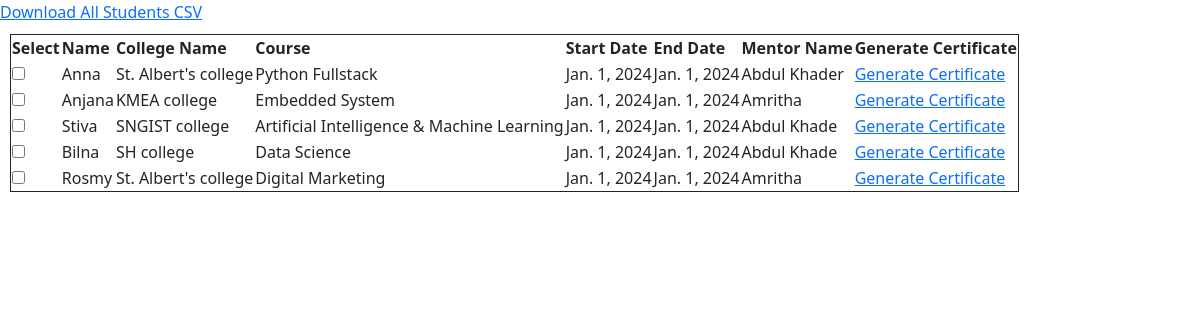
The app's page /display-student/ (signed in) with its own data.
### certificate_app/models.py (models this page shows)
class Student(models.Model):
    name = models.CharField(max_length=255, blank=True, default='')
    college_name = models.CharField(max_length=255, blank=True, default='')
    COURSE_CHOICES = [
        ('embedded system', 'Embedded System'),
        ('python fullstack', 'Python Fullstack'),
        ('AI & ML', 'Artificial Intelligence & Machine Learning'),
        ('data science', 'Data Science'),
        ('digital marketing', 'Digital Marketing')
    ]
    course = models.CharField(max_length=100, choices=COURSE_CHOICES, blank=True, default='')
    start_date = models.DateField(default=timezone.now)
    end_date = models.DateField(default=timezone.now)
    mentor_name = models.CharField(max_length=255, blank=True, default='')

### certificate_app/views.py (the view)
# urls.py: path('display-student/', views.display_students, name='display_students'),
@login_required(login_url='login/')
def display_students(request):
    students = Student.objects.all()
    return render(request, 'display_students.html', {'students': students})

### templates/display_students.html
{% extends 'base.html' %}
{% block body %}
<a href="{% url 'download_students_csv' %}">Download All Students CSV</a>
<table border="1">
    <thead>
        <tr>
            <th>Select</th>
            <th>Name</th>
            <th>College Name</th>
            <th>Course</th>
            <th>Start Date</th>
            <th>End Date</th>
            <th>Mentor Name</th>
            <th>Generate Certificate</th>
        </tr>
    </thead>
    <tbody>
        {% for student in students %}
        <tr>
            <td><input type="checkbox" name="selected_students" value="{{ student.id }}"></td>
            <td>{{ student.name }}</td>
            <td>{{ student.college_name }}</td>
            <td>{{ student.course }}</td>
            <td>{{ student.start_date }}</td>
            <td>{{ student.end_date }}</td>
            <td>{{ student.mentor_name }}</td>
            <td><a href="{% url 'render_pdf' student.id %}">Generate Certificate</a></td>
        </tr>
        {% endfor %}
    </tbody>
</table>
{% endblock %}

### static/css/style.css (style rules this page uses)
table, th, td { border: 1px solid #232324; margin:10px; }

### records on screen
Student: name "Anna", college_name "St. Albert's college", course "Python Fullstack", start_date "Jan. 1, 2024", end_date "Jan. 1, 2024", mentor_name "Abdul Khader"
Student: name "Anjana", college_name "KMEA college", course "Embedded System", start_date "Jan. 1, 2024", end_date "Jan. 1, 2024", mentor_name "Amritha"
Student: name "Stiva", college_name "SNGIST college", course "Artificial Intelligence & Machine Learning", start_date "Jan. 1, 2024", end_date "Jan. 1, 2024", mentor_name "Abdul Khade"
Student: name "Bilna", college_name "SH college", course "Data Science", start_date "Jan. 1, 2024", end_date "Jan. 1, 2024", mentor_name "Abdul Khade"
Student: name "Rosmy", college_name "St. Albert's college", course "Digital Marketing", start_date "Jan. 1, 2024", end_date "Jan. 1, 2024", mentor_name "Amritha"
